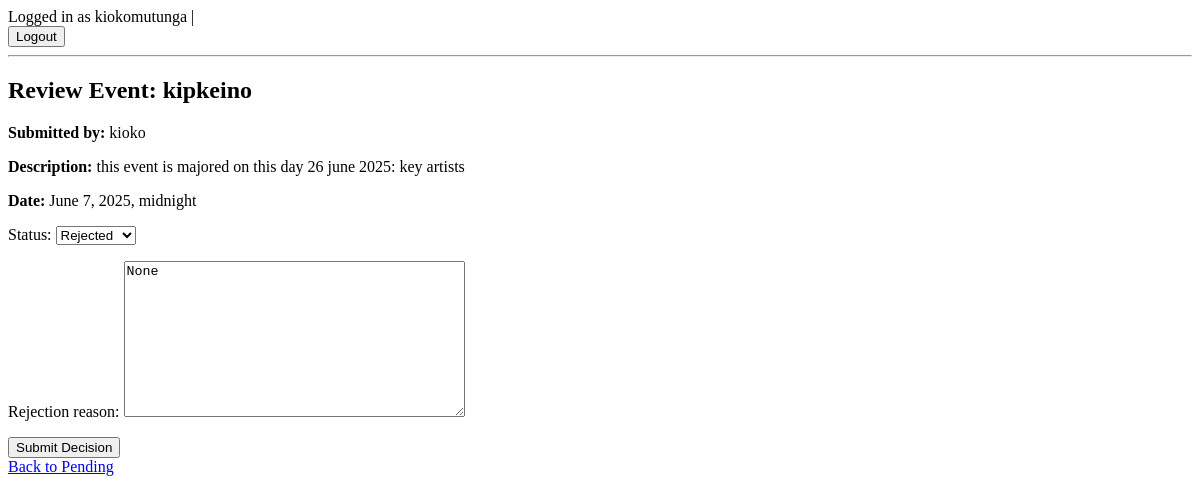
Before: /staff/review/1/ (signed in) with the older database file.
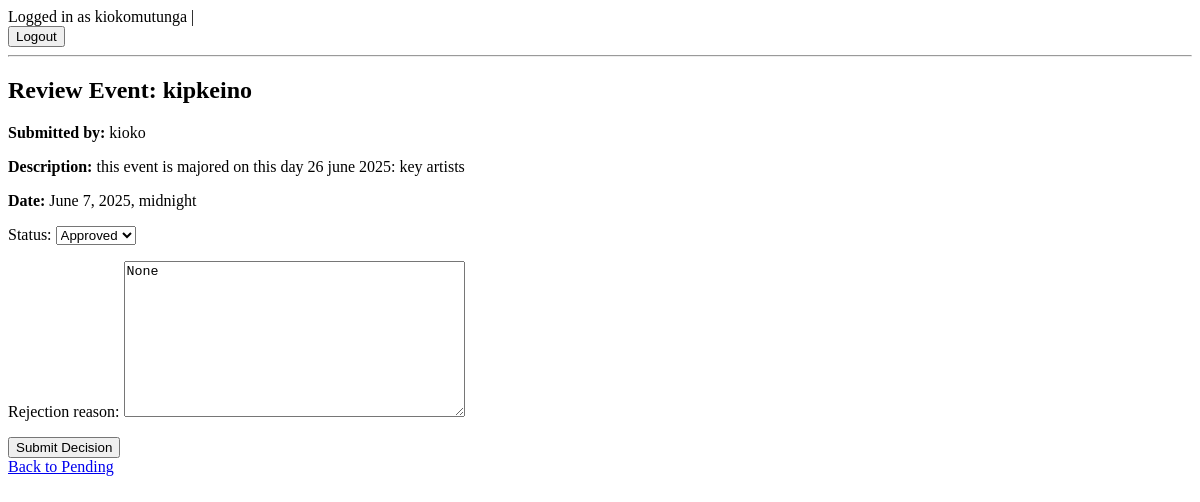
After: the same page with the newer database file.
### bookings/models.py (models this page shows, shortened)
class Event(models.Model):
    STATUS_CHOICES = [
        ('PENDING','pending'),
        ('APPROVED','Approved'),
        ('REJECTED','Rejected'),
    ]
    name = models.CharField(max_length=100)
    description = models.TextField()
    date = models.DateTimeField()
    created_by = models.ForeignKey(settings.AUTH_USER_MODEL, on_delete=models.CASCADE)
    status = models.CharField(max_length=10,choices=STATUS_CHOICES, default='PENDING')
    rejection_reason = models.TextField(blank=True, null=True)
    updated_at = models.DateTimeField(auto_now=True)

class CustomUser(AbstractUser):
    email = models.EmailField(unique=True)
    phone_number = models.CharField(max_length=15, blank=True)

### bookings/views.py (the view)
# urls.py: path('staff/review/<int:event_id>/', views.review_event, name='review_event'),
@login_required
@user_passes_test(is_admin)
def review_event(request, event_id):
    event = get_object_or_404(Event, id=event_id)
    if request.method == 'POST':
        form = EventApprovalForm(request.POST, instance=event)
        if form.is_valid():
            form.save()
            return redirect('pending_events')
    else:
        form = EventApprovalForm(instance=event)
    return render(request, 'bookings/review.html', {'form':form, 'event':event})

### bookings/forms.py (shortened to what this page needs)
class EventApprovalForm(forms.ModelForm):
    class Meta:
        model = Event
        fields = ['status', 'rejection_reason']

### bookings/views.py (called while the page is built)
def is_admin(user):
    return user.is_staff

### templates/bookings/review.html (shortened to what this page needs)
{% extends 'base.html' %}
{% block content %}
<h2>Review Event: {{ event.name }}</h2>
<p><strong>Submitted by:</strong> {{ event.created_by.username }}</p>
<p><strong>Description:</strong> {{ event.description }}</p>
<p><strong>Date:</strong> {{ event.date }}</p>
<form method="post">
    {{ form.as_p }}
    <button type="submit">Submit Decision</button>
</form>
<a href="{% url 'pending_events' %}">Back to Pending</a>
{% endblock %}

Changed rows visible on the page:
changed Event "kipkeino": status "Rejected" → "Approved"
